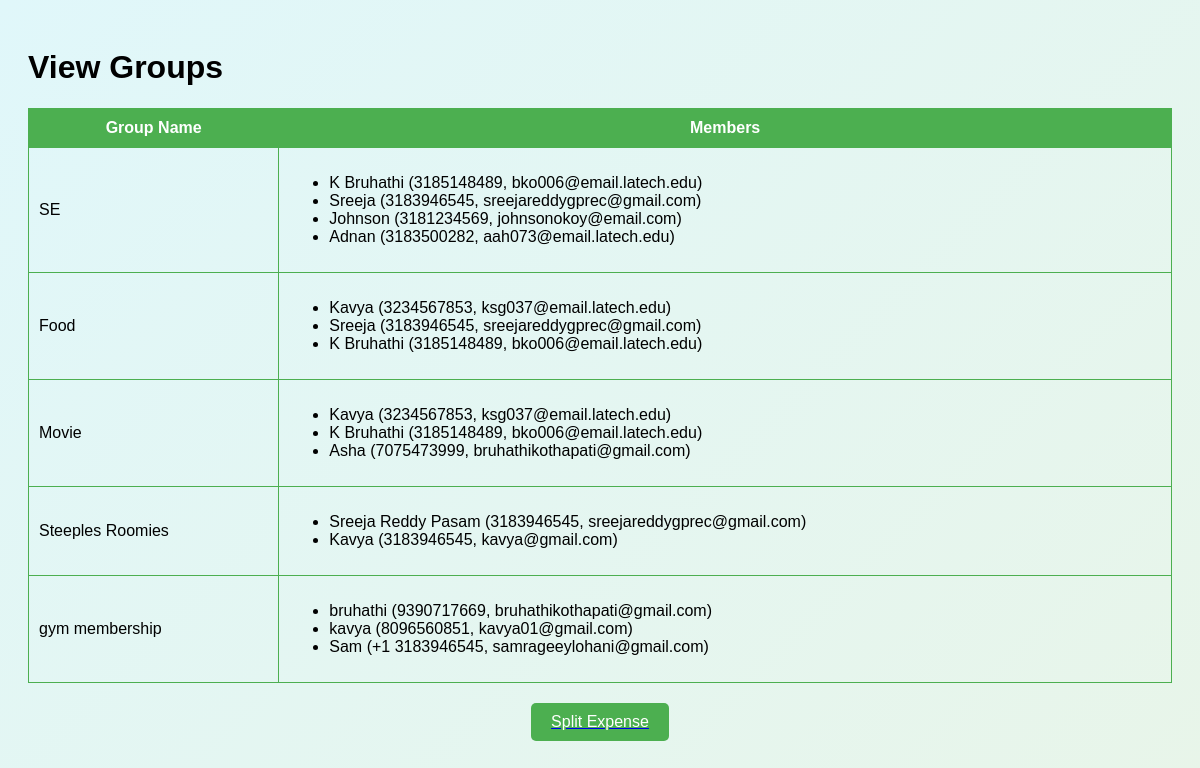
/view_groups (signed in), run on the app's committed database.
### tables this page shows
CREATE TABLE groups_table (
            group_name TEXT PRIMARY KEY NOT NULL UNIQUE
        );

CREATE TABLE members (
            id INTEGER PRIMARY KEY AUTOINCREMENT,
            group_name TEXT NOT NULL,
            name TEXT NOT NULL,
            phone TEXT NOT NULL,
            email TEXT NOT NULL,
            FOREIGN KEY (group_name) REFERENCES groups_table(group_name)
        );

### app.py (the view)
@app.route('/view_groups')
def view_groups():
    if 'username' not in session:
        return redirect(url_for('login'))
    conn = sqlite3.connect(db_path)
    cursor = conn.cursor()
    cursor.execute('SELECT group_name FROM groups_table')
    groups = cursor.fetchall()
    group_data = []
    for group in groups:
        cursor.execute('SELECT name, phone, email FROM members WHERE group_name = ?', (group[0],))
        members = cursor.fetchall()
        group_data.append({'group_name': group[0], 'members': members})
    conn.close()
    return render_template('view_groups.html', groups=group_data)

### templates/view_groups.html (shortened to what this page needs)
<!DOCTYPE html>
<html lang="en">
<head>
</head>
<body>
    <h1>View Groups</h1>
    <table>
        <thead>
            <tr>
                <th>Group Name</th>
                <th>Members</th>
            </tr>
        </thead>
        <tbody>
            {% for group in groups %}
            <tr>
                <td>{{ group.group_name }}</td>
                <td>
                    <ul>
                        {% for member in group.members %}
                        <li>{{ member[0] }} ({{ member[1] }}, {{ member[2] }})</li>
                        {% endfor %}
                    </ul>
                </td>
            </tr>
            {% endfor %}
        </tbody>
    </table>
    <a href="{{ url_for('split_expense') }}">
        <button class="split-expense-btn">Split Expense</button>
    </a>
</body>
</html>

### templates/view_groups.html (style rules this page uses)
body { font-family: Arial, sans-serif; background: linear-gradient(135deg, #e0f7fa, #e8f5e9); padding: 20px; }
table { width: 100%; border-collapse: collapse; margin-top: 20px; }
table, th, td { border: 1px solid #4caf50; }
th { background-color: #4caf50; color: white; padding: 10px; }
td { padding: 10px; text-align: left; }
.split-expense-btn { display: block; margin: 20px auto; padding: 10px 20px; background-color: #4caf50; color: white; border: none; border-radius: 5px; cursor: pointer; font-size: 1rem; }

### data on the page
groups_table: group_name "SE"
members: name "K Bruhathi", phone "3185148489", email "bko006@email.latech.edu"
members: name "Sreeja", phone "3183946545", email "sreejareddygprec@gmail.com"
members: name "Johnson", phone "3181234569", email "johnsonokoy@email.com"
members: name "Adnan", phone "3183500282", email "aah073@email.latech.edu"
groups_table: group_name "Food"
members: name "Kavya", phone "3234567853", email "ksg037@email.latech.edu"
members: name "Sreeja", phone "3183946545", email "sreejareddygprec@gmail.com"
members: name "K Bruhathi", phone "3185148489", email "bko006@email.latech.edu"
groups_table: group_name "Movie"
members: name "Kavya", phone "3234567853", email "ksg037@email.latech.edu"
members: name "K Bruhathi", phone "3185148489", email "bko006@email.latech.edu"
members: name "Asha", phone "7075473999", email "bruhathikothapati@gmail.com"
groups_table: group_name "Steeples Roomies"
members: name "Sreeja Reddy Pasam", phone "3183946545", email "sreejareddygprec@gmail.com"
members: name "Kavya", phone "3183946545", email "kavya@gmail.com"
groups_table: group_name "gym membership"
members: name "bruhathi", phone "9390717669", email "bruhathikothapati@gmail.com"
members: name "kavya", phone "8096560851", email "kavya01@gmail.com"
members: name "Sam", phone "+1 3183946545", email "samrageeylohani@gmail.com"
